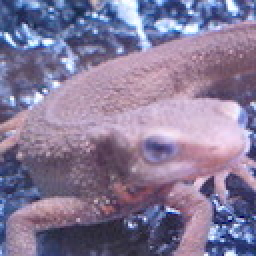
#> input picture assets/imori.jpg, 128 x 128 px (shown 2 times larger)
$ jupyter execute 'ORB feature.ipynb'
#> lines starting #> are read from the running program, lines starting #| are printed output that depends on the picture
[cell 1]
import cv2
import numpy as np
from matplotlib import pyplot as plt

[cell 2]
img = cv2.imread("../assets/imori.jpg")
#> img is the input picture: shape (128, 128, 3); mean B, G, R 152.8, 121.8, 134.1

[cell 3]
# ORB
detector = cv2.ORB_create()

[cell 4]
# detecting feature
keypoints = detector.detect(img)
#> keypoints = 106 keypoints; strongest (x, y, size): (35, 34, 31), (96, 91, 31), (44, 32, 31), (84, 74, 31)

[cell 5]
img_orb = cv2.drawKeypoints(img, keypoints, None)
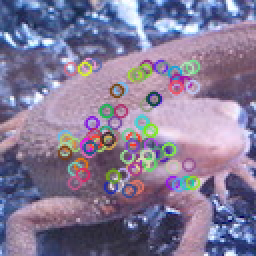
#> img_orb: shape (128, 128, 3) (shown 2 times larger); mean B, G, R 151, 122.2, 132.7
plt.imshow(img_orb[:,:,::-1])


$ run again, with assets/blox.jpg copied over assets/imori.jpg
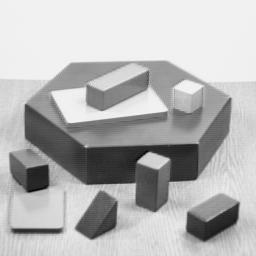
#> input picture assets/blox.jpg, 256 x 256 px
#> img is the input picture: shape (256, 256, 3); min 0, max 252, mean 182.8
#> keypoints = 290 keypoints; strongest (x, y, size): (143, 161, 92.6), (140, 161, 53.6), (142, 162, 77.1), (138, 161, 37.2)
#> `img_orb = cv2.drawKeypoints(img, keypoints, None)`:
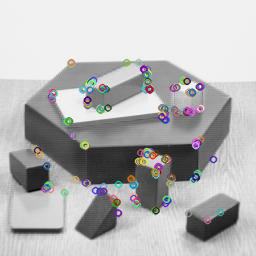
#> img_orb: shape (256, 256, 3); mean B, G, R 181.8, 181.5, 181.8

$ run again, with assets/thorino.jpg copied over assets/imori.jpg
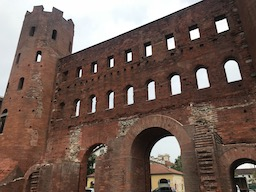
#> input picture assets/thorino.jpg, 256 x 192 px
#> img is the input picture: shape (192, 256, 3); mean B, G, R 85.6, 94.3, 114.5
#> keypoints = 371 keypoints; strongest (x, y, size): (129, 53, 31), (128, 59, 31), (219, 31, 31), (147, 47, 31)
#> `img_orb = cv2.drawKeypoints(img, keypoints, None)`:
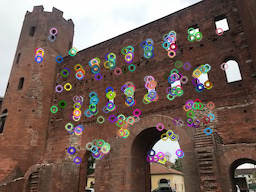
#> img_orb: shape (192, 256, 3); mean B, G, R 89.3, 97.2, 116.1
